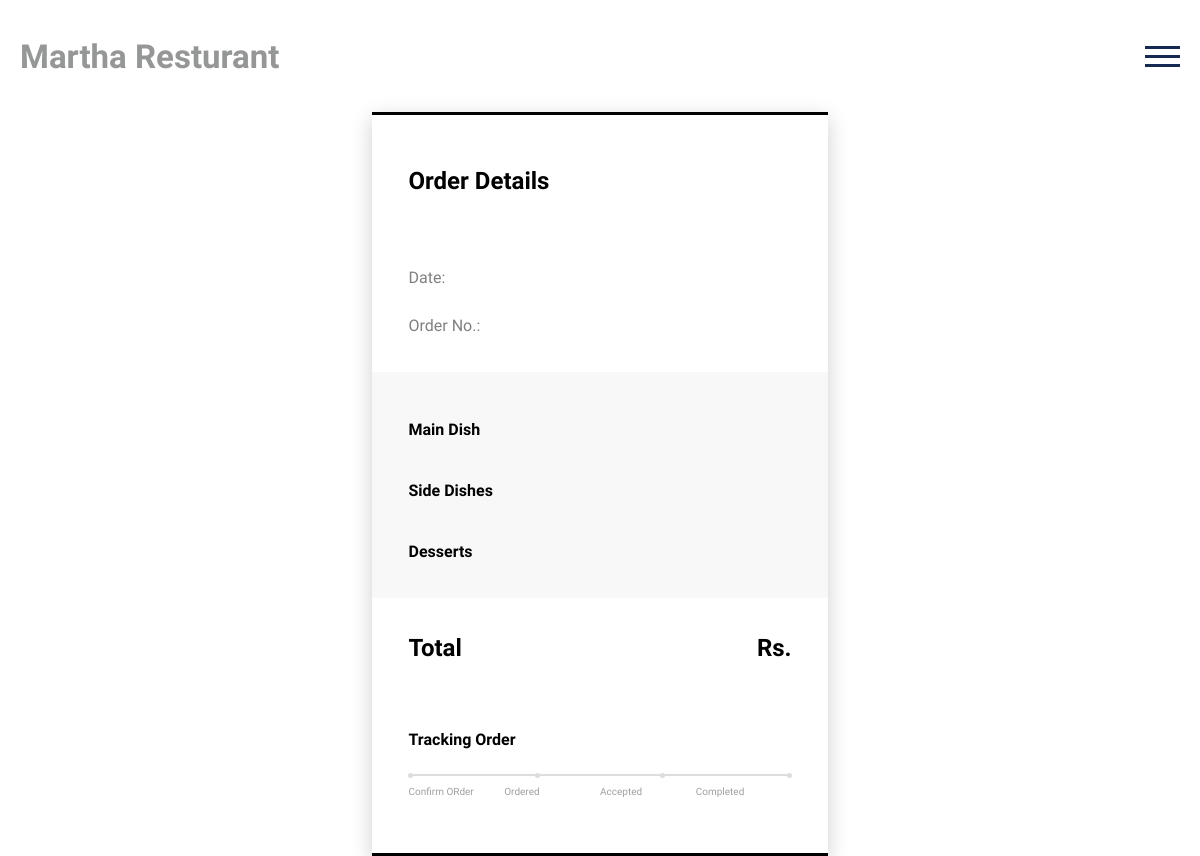
/myorders/17/ (signed in), run on an earlier commit of the app's database.
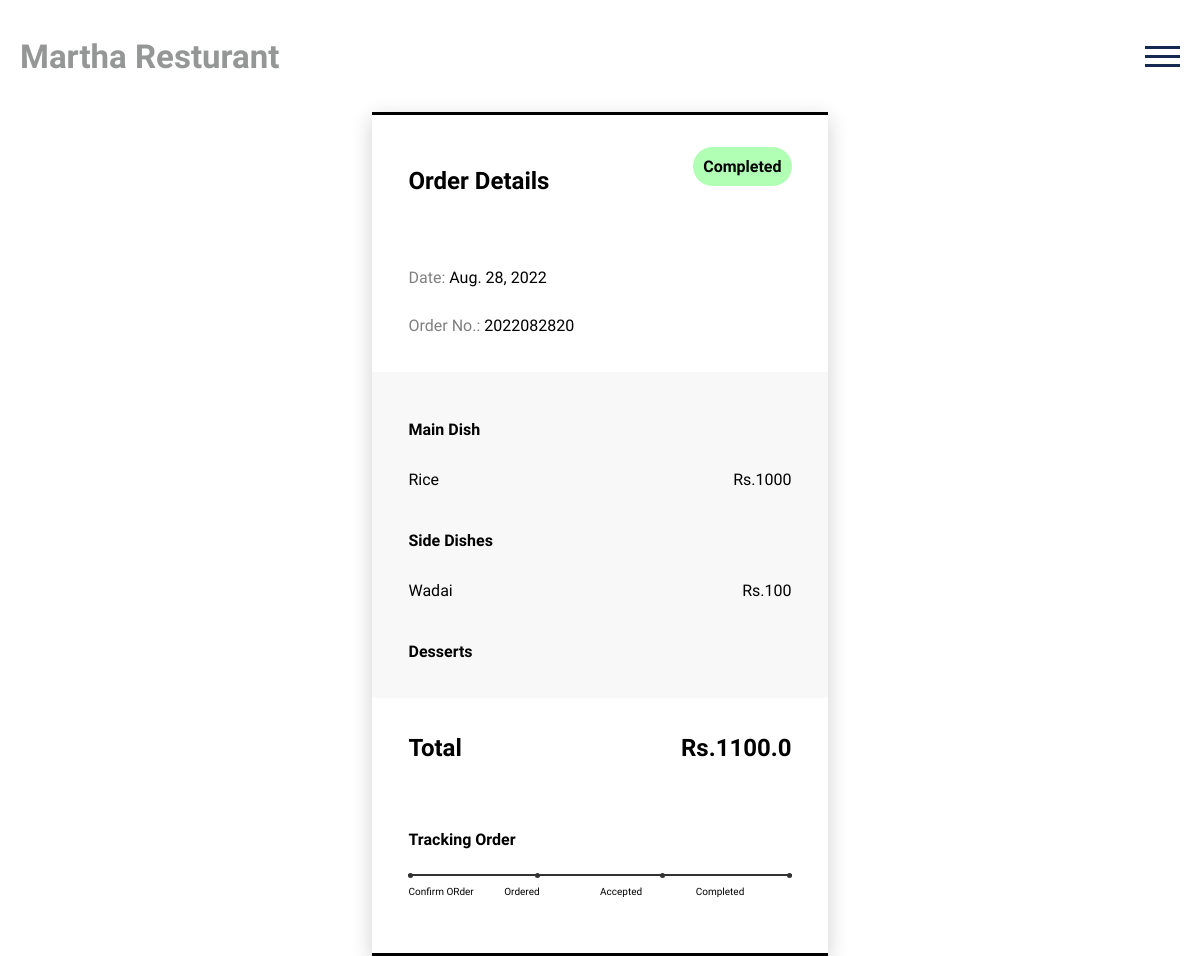
And on a later commit of the database.
### orders/models.py (models this page shows, shortened)
class OrderProduct(models.Model):
    order = models.ForeignKey(Order, on_delete=models.CASCADE)
    payment = models.ForeignKey(
        Payment, on_delete=models.SET_NULL, blank=True, null=True)
    user = models.ForeignKey(Profile, on_delete=models.CASCADE)
    maindish = models.ManyToManyField(Maindish)
    sidedishes = models.ManyToManyField(Sidedish)
    desserts = models.ManyToManyField(Dessert, blank=True, null=True)
    quantity = models.IntegerField()
    product_price = models.FloatField()
    ordered = models.BooleanField(default=False)
    created_at = models.DateTimeField(auto_now_add=True)
    updated_at = models.DateTimeField(auto_now=True)

class Order(models.Model):
    STATUS = (
        ('New', 'New'),
        ('Ordered', 'Ordered'),
        ('Accepted', 'Accepted'),
        ('Completed', 'Completed'),
        ('Cancelled', 'Cancelled'),
    )
    user = models.ForeignKey(Profile, on_delete=models.SET_NULL, null=True)
    payment = models.ForeignKey(
        Payment, on_delete=models.SET_NULL, blank=True, null=True)
    order_number = models.CharField(max_length=20)
    first_name = models.CharField(max_length=50)
    last_name = models.CharField(max_length=50)
    phone = models.CharField(max_length=15)
    email = models.EmailField(max_length=50)
    address_line_1 = models.CharField(max_length=50)
    address_line_2 = models.CharField(max_length=50, blank=True)
    country = models.CharField(max_length=50)
    state = models.CharField(max_length=50)
    city = models.CharField(max_length=50)
    order_note = models.CharField(max_length=100, blank=True)
    order_total = models.FloatField()
    tax = models.FloatField()
    status = models.CharField(max_length=10, choices=STATUS, default='New')
    ip = models.CharField(blank=True, max_length=20)
    is_ordered = models.BooleanField(default=False)
    created_at = models.DateTimeField(auto_now_add=True)
    updated_at = models.DateTimeField(auto_now=True)

### foods/models.py (models this page shows, shortened)
class Maindish(models.Model):
    name = models.CharField(max_length=250)
    slug = models.SlugField(max_length=100, blank=True)
    price = models.CharField(max_length=250)
    image = models.ImageField(
        upload_to='maindish/', null=True, blank=True)
    is_active = models.BooleanField(default=True)

class Sidedish(models.Model):
    name = models.CharField(max_length=250)
    slug = models.SlugField(max_length=100, blank=True)
    price = models.CharField(max_length=250)
    image = models.ImageField(
        upload_to='sidedish/', null=True, blank=True)
    is_active = models.BooleanField(default=True)

### main/views.py (the view)
# urls.py: path('myorders/<int:order_id>/', views.orderdetail, name="orderdetail"),
@login_required(login_url='login')
def orderdetail(request, order_id):
    order = OrderProduct.objects.filter(
        id=order_id).first()
    context = {
        'order': order,
    }
    return render(request, 'main/orderdetail.html', context=context)

### main/templates/main/orderdetail.html (shortened to what the changed rows need)
{% extends "main/base.html" %}
{% load static %}
{% block content %}
<link rel="stylesheet" href="{% static 'main/css/orderdetail.css' %}" type="text/css">
<div class="card">
    <div class="title" style="display: flex;justify-content: space-between; ">
        <h2>Order Details</h2>
        {% if order.order.status == "New" %}
        <a href="{% url 'complete_order' order.id %}" style="background-color: rgba(0, 140, 255, 0.309); height:fit-content; padding:10px; border-radius:3rem;text-decoration: none;">Complete Order</a>
        {% elif order.order.status == "Ordered" %}
        <a style="background-color: rgba(255, 242, 0, 0.309); height:fit-content; padding:10px; border-radius:3rem;">Ordered</a>
        {% elif order.order.status == "Accepted" %}
        <a style="background-color: rgba(55, 255, 0, 0.309); height:fit-content; padding:10px; border-radius:3rem;">Accepted</a>
        {% elif order.order.status == "Completed" %}
        <a style="background-color: rgba(0, 255, 17, 0.309); height:fit-content; padding:10px; border-radius:3rem;">Completed</a>
        {% elif order.order.status == "Cancelled" %}
            <a style="background-color: rgba(255, 0, 0, 0.309); height:fit-content; padding:10px; border-radius:3rem;">Cancelled</a>
        {% endif %}
    </div>
    <div class="info">
        <div class="row">
            <div class="col-7">
                <span id="heading">Date: </span>
                <span id="details">{{order.created_at.date}}</span>
            </div>
            <div class="col-5 pull-right">
                <span id="heading">Order No.: </span>
                <span id="details">{{order.order.order_number}}</span>
            </div>
        </div>
    </div>
    <div class="pricing">
        {% for x in order.maindish.all  %}
        <div class="row" style="display: flex;justify-content: space-between; ">
            <div class="col-9">
                <span id="name">{{x.name}}</span>
            </div>
            <div class="col-3">
                <span id="price">Rs.{{x.price}}</span>
            </div>
        </div>
        {% endfor %}
        {% for x in order.sidedishes.all  %}
        <div class="row" style="display: flex;justify-content: space-between; ">
            <div class="col-9">
                <span id="name">{{x.name}}</span>
            </div>
            <div class="col-3">
                <span id="price">Rs.{{x.price}}</span>
            </div>
        </div>
        {% endfor %}
    </div>
    <div class="total" >
        <div class="row" style="display: flex;justify-content: space-between; margin-bottom: 2rem;">
            <div class="col-9"><h2>Total</h2></div>
            <div class="col-3"><h2>Rs.{{order.product_price}}</h2></div>
        </div>
    </div>
    <div class="progress-track">
        <ul id="progressbar">
            {% if order.order.status == "New" %}
              <li class="step0 active " id="step1">Confirm ORder</li>
            {% elif order.order.status == "Ordered" %}
            <li class="step0 active " id="step1">Confirm ORder</li>
              <li class="step0 active text-center " id="step2">Ordered</li>
            {% elif order.order.status == "Accepted" %}
            <li class="step0 active " id="step1">Confirm ORder</li>
            <li class="step0 active text-center " id="step2">Ordered</li>
              <li class="step0 active text-right " id="step3">Accepted</li>
            {% elif order.order.status == "Completed" %}
            <li class="step0 active " id="step1">Confirm ORder</li>
            <li class="step0 active text-center " id="step2">Ordered</li>
            <li class="step0 active text-right " id="step3">Accepted</li>
            <li class="step0 active text-right" id="step4">Completed</li>
            {% else %}
            <li class="step0  " id="step1">Confirm ORder</li>
            <li class="step0  text-center " id="step2">Ordered</li>
            <li class="step0  text-right " id="step3">Accepted</li>
            <li class="step0  text-right" id="step4">Completed</li>
            {% endif %}
        </ul>
    </div>
</div>
{% endblock content %}

What changed in the data, as far as the page shows it:
added OrderProduct: created_at "Aug. 28, 2022", order.order_number "2022082820", product_price "1100.0"
now on this page (row unchanged): Maindish: name "Rice", price "1000"
now on this page (row unchanged): Sidedish: name "Wadai", price "100"
